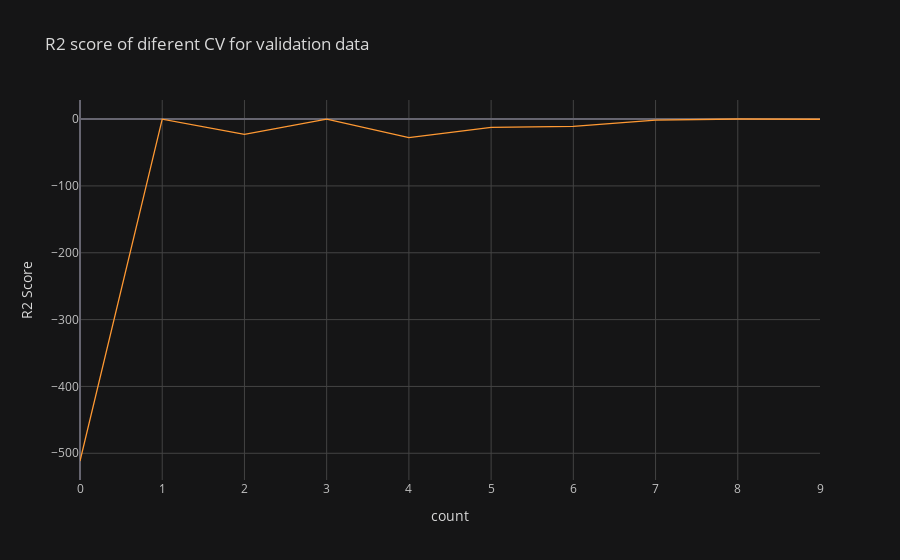

Notebook cell for this chart:
### Code cell
pd.DataFrame(score_val).iplot(title="R2 score of diferent CV for validation data",xTitle = "count",yTitle="R2 Score")

### Figure 1 — Plotly figure (JSON) as saved in the notebook; plotly's stock layout.template omitted (floating-point values rounded to 4 significant figures)
{"data": [{"line": {"color": "rgba(255, 153, 51, 1.0)", "dash": "solid", "shape": "linear", "width": 1.3}, "mode": "lines", "name": "0", "text": "", "type": "scatter", "x": [0, 1, 2, 3, 4, 5, 6, 7, 8, 9], "y": [-511.5, -0.1062, -22.92, -0.178, -27.75, -12.53, -10.81, -1.685, 0.108, -0.2378]}], "layout": {"legend": {"bgcolor": "#151516", "font": {"color": "#D9D9D9"}}, "paper_bgcolor": "#151516", "plot_bgcolor": "#151516", "title": {"font": {"color": "#D9D9D9"}, "text": "R2 score of diferent CV for validation data"}, "xaxis": {"gridcolor": "#434343", "showgrid": true, "tickfont": {"color": "#C2C2C2"}, "title": {"font": {"color": "#D9D9D9"}, "text": "count"}, "zerolinecolor": "#666570"}, "yaxis": {"gridcolor": "#434343", "showgrid": true, "tickfont": {"color": "#C2C2C2"}, "title": {"font": {"color": "#D9D9D9"}, "text": "R2 Score"}, "zerolinecolor": "#666570"}}}
